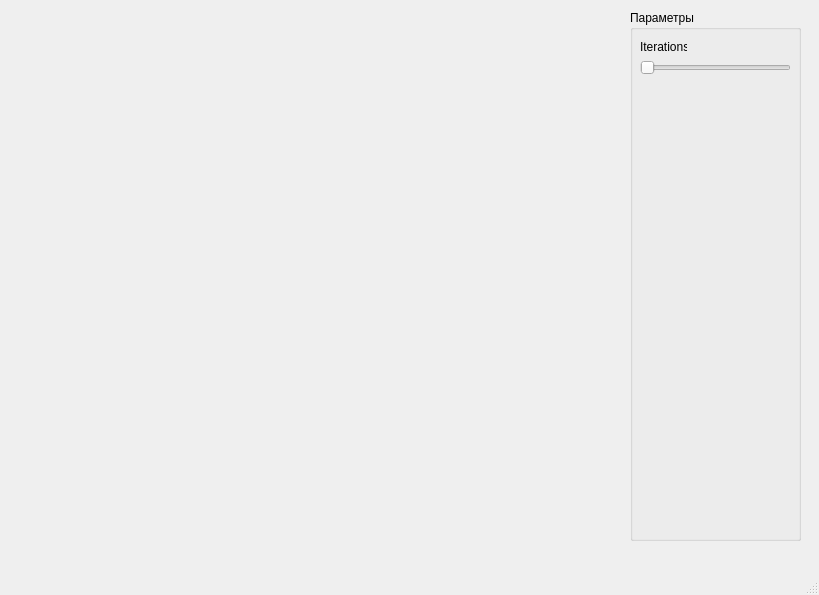
<?xml version="1.0" encoding="UTF-8"?>
<ui version="4.0">
 <class>MainWindow</class>
 <widget class="QMainWindow" name="MainWindow">
  <property name="geometry">
   <rect>
    <x>0</x>
    <y>0</y>
    <width>819</width>
    <height>595</height>
   </rect>
  </property>
  <property name="sizePolicy">
   <sizepolicy hsizetype="Maximum" vsizetype="Preferred">
    <horstretch>0</horstretch>
    <verstretch>0</verstretch>
   </sizepolicy>
  </property>
  <property name="windowTitle">
   <string>MainWindow</string>
  </property>
  <widget class="QWidget" name="centralwidget">
   <widget class="QGroupBox" name="groupBox">
    <property name="geometry">
     <rect>
      <x>630</x>
      <y>10</y>
      <width>171</width>
      <height>531</height>
     </rect>
    </property>
    <property name="sizePolicy">
     <sizepolicy hsizetype="Maximum" vsizetype="Preferred">
      <horstretch>0</horstretch>
      <verstretch>0</verstretch>
     </sizepolicy>
    </property>
    <property name="title">
     <string>Параметры</string>
    </property>
    <widget class="QLabel" name="label">
     <property name="geometry">
      <rect>
       <x>10</x>
       <y>30</y>
       <width>47</width>
       <height>13</height>
      </rect>
     </property>
     <property name="text">
      <string>Iterations</string>
     </property>
    </widget>
    <widget class="QSlider" name="horizontalSlider">
     <property name="geometry">
      <rect>
       <x>10</x>
       <y>50</y>
       <width>151</width>
       <height>16</height>
      </rect>
     </property>
     <property name="maximum">
      <number>20</number>
     </property>
     <property name="orientation">
      <enum>Qt::Horizontal</enum>
     </property>
    </widget>
   </widget>
   <widget class="MyWidget" name="widget" native="true">
    <property name="geometry">
     <rect>
      <x>20</x>
      <y>20</y>
      <width>551</width>
      <height>521</height>
     </rect>
    </property>
    <property name="sizePolicy">
     <sizepolicy hsizetype="Maximum" vsizetype="Preferred">
      <horstretch>0</horstretch>
      <verstretch>0</verstretch>
     </sizepolicy>
    </property>
   </widget>
  </widget>
  <widget class="QMenuBar" name="menubar">
   <property name="geometry">
    <rect>
     <x>0</x>
     <y>0</y>
     <width>819</width>
     <height>22</height>
    </rect>
   </property>
  </widget>
  <widget class="QStatusBar" name="statusbar"/>
 </widget>
 <customwidgets>
  <customwidget>
   <class>MyWidget</class>
   <extends>QWidget</extends>
   <header>mywidget.h</header>
   <container>1</container>
  </customwidget>
 </customwidgets>
 <resources/>
 <connections/>
</ui>
